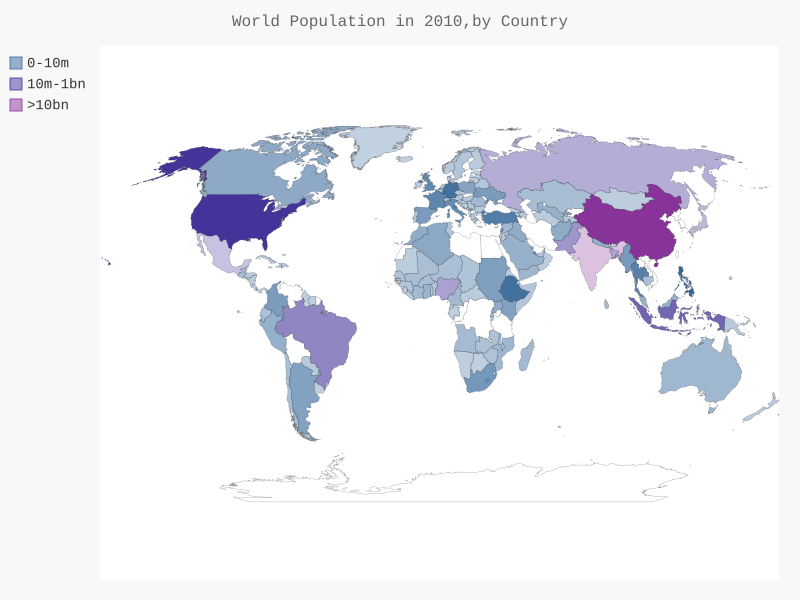

The script that drew this image:
#!/usr/bin/env python3
#-*- coding:utf-8 -*-

import json
import pygal

from country_codes import get_country_code

#第一条可改变样色，第二条设置高亮的默认基色
# from pygal.style import RotateStyle
# from pygal.style import LightColorizedStyle
# from pygal.style import LightColorizedStyle,RotateStyle
from pygal.style import LightColorizedStyle as LCS,RotateStyle as RS

#将数据加载到一个列表中
filename = 'population_data.json'
with open(filename) as f:
	pop_data = json.load(f)

#打印每个国家2010年的人口数量
# for pop_dict in pop_data:
# 	if pop_dict['Year'] == '2010':
# 		country_name = pop_dict['Country Name']
# 		# population = pop_dict['Value']
# 		# 每个字符串成功转换成浮点数再转换成整数，再以数字格式存储人口数量值
# 		population = int(float(pop_dict['Value']))
# 		# print(country_name+": "+str(population))
# 		code = get_country_code(country_name)
# 		if code:
# 			print(code+": "+str(population))
# 		else:
# 			print('Error - '+country_name)

#创建一个包含人口数量的字典
#以Pygal要求的格式存储国别码和人口数量
cc_populations = {} 
for pop_dict in pop_data:
	if pop_dict['Year'] == '2010':
		country_name = pop_dict['Country Name']
		population = int(float(pop_dict['Value']))
		code = get_country_code(country_name)
		if code:
			#键为两个字母的国别码，值为人口数量
			cc_populations[code] = population

#根据人口数量将所有的国家分成三组
cc_pop_1,cc_pop_2,cc_pop_3 = {},{},{}
for cc,pop in cc_populations.items():
	if pop<100000000:
		cc_pop_1[cc]=pop
	elif pop<1000000000:
		cc_pop_2[cc]=pop
	else:
		cc_pop_3[cc]=pop
#看看每组分别包含多少个国家
print(len(cc_pop_1),len(cc_pop_2),len(cc_pop_3))

# wm_style = RotateStyle('#336699')
# wm_style = LightColorizedStyle
# wm_style = RotateStyle('#336699',base_style=LightColorizedStyle)
wm_style = RS('#336699',base_style=LCS)

wm = pygal.maps.world.World(style=wm_style)
wm.title = 'World Population in 2010,by Country'
# wm.add('2010',cc_populations)
wm.add('0-10m',cc_pop_1)
wm.add('10m-1bn',cc_pop_2)
wm.add('>10bn',cc_pop_3)

wm.render_to_file('world_population.svg')
